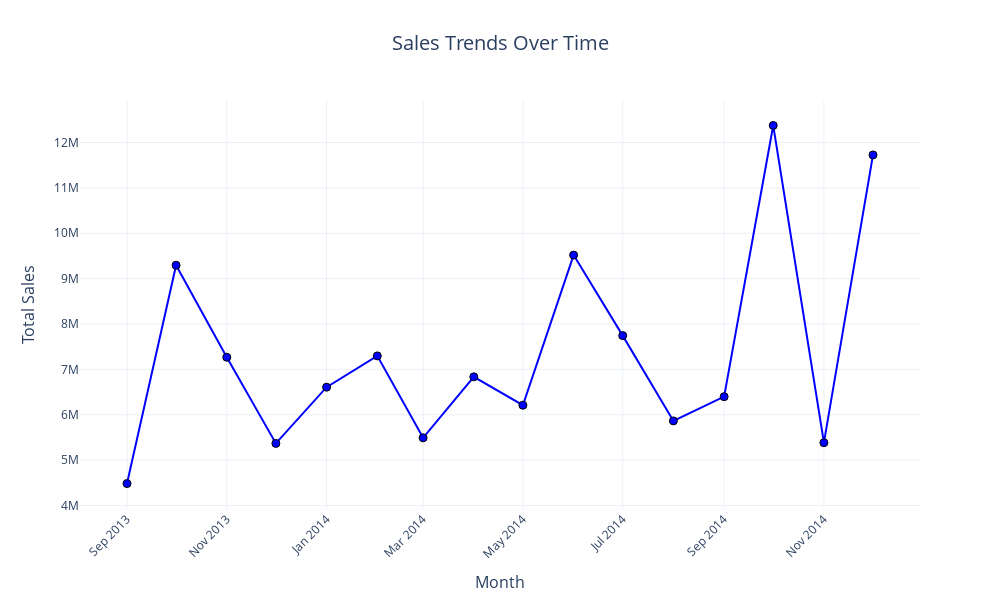

Notebook code cell kept with this figure:
### Code cell
fig = go.Figure()

# Add the sales data as a line plot
fig.add_trace(go.Scatter(
    x=monthly_sales.index.astype(str),
    y=monthly_sales.values,
    mode='lines+markers',
    name='Total Sales',
    line=dict(color='blue', width=2),
    marker=dict(size=8, color='blue', line=dict(width=1, color='black'))
))

fig.update_layout(
    title=dict(
        text="Sales Trends Over Time",
        font=dict(size=20),
        x=0.5,  # Center the title
        xanchor='center'
    ),
    xaxis=dict(
        title=dict(
            text="Month",
            font=dict(size=16)
        ),
        tickangle=-45,
        showgrid=True,
        tickfont=dict(size=12)
    ),
    yaxis=dict(
        title=dict(
            text="Total Sales",
            font=dict(size=16)
        ),
        showgrid=True,
        tickfont=dict(size=12)
    ),
    template='plotly_white',
    width=1000,
    height=600
)

fig.show()

### Figure 1 — Plotly figure (JSON) as saved in the notebook; plotly's stock layout.template omitted (floating-point values rounded to 4 significant figures)
{"data": [{"line": {"color": "blue", "width": 2}, "marker": {"color": "blue", "line": {"color": "black", "width": 1}, "size": 8}, "mode": "lines+markers", "name": "Total Sales", "type": "scatter", "x": ["2013-09", "2013-10", "2013-11", "2013-12", "2014-01", "2014-02", "2014-03", "2014-04", "2014-05", "2014-06", "2014-07", "2014-08", "2014-09", "2014-10", "2014-11", "2014-12"], "y": [4483990, 9295588, 7267195, 5368433, 6607750, 7297523, 5491449, 6835884, 6210202, 9518876, 7744349, 5864614, 6398687, 12375798, 5384202, 11725642]}], "layout": {"height": 600, "title": {"font": {"size": 20}, "text": "Sales Trends Over Time", "x": 0.5, "xanchor": "center"}, "width": 1000, "xaxis": {"showgrid": true, "tickangle": -45, "tickfont": {"size": 12}, "title": {"font": {"size": 16}, "text": "Month"}}, "yaxis": {"showgrid": true, "tickfont": {"size": 12}, "title": {"font": {"size": 16}, "text": "Total Sales"}}}}
